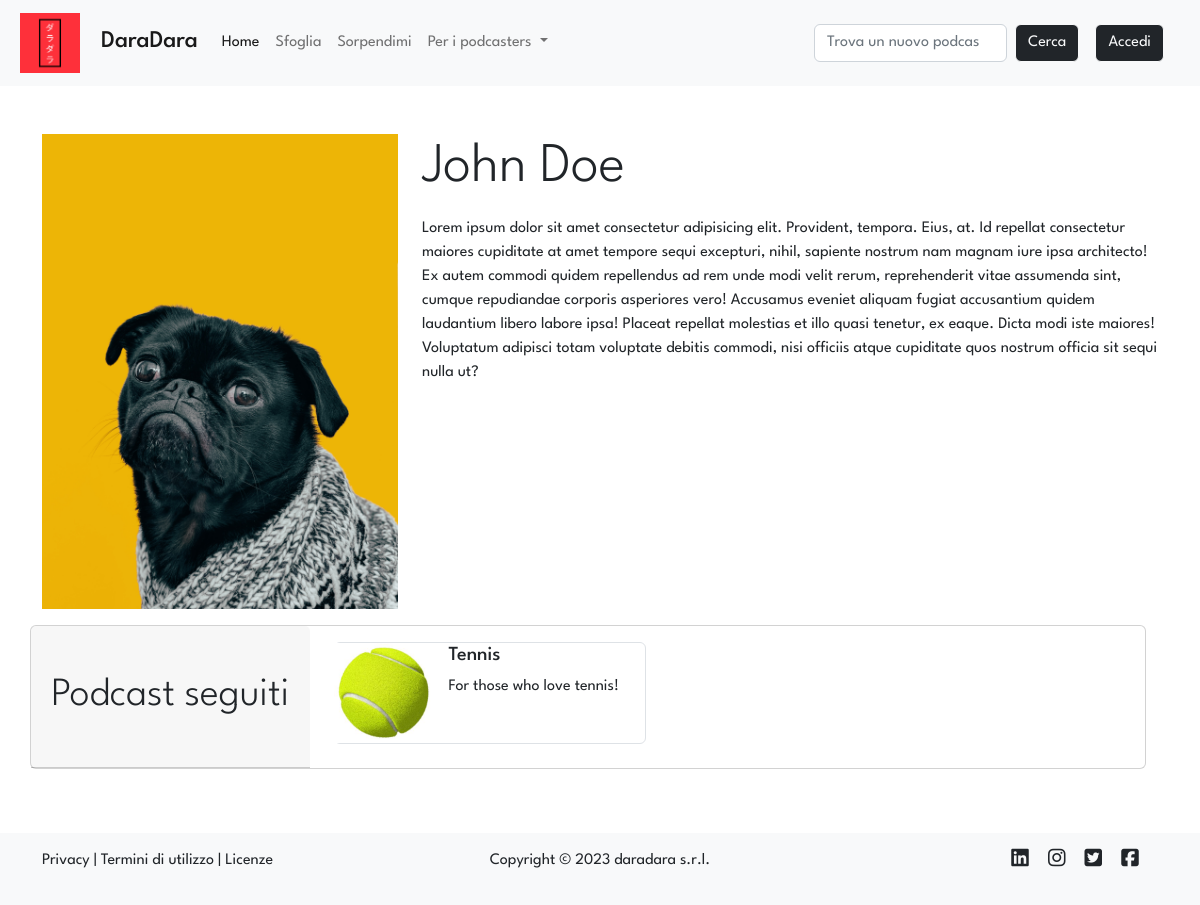
The app's page /profile/1 with its own data.
### tables this page shows
CREATE TABLE "users" (
	"id"	INTEGER NOT NULL UNIQUE,
	"email"	TEXT NOT NULL UNIQUE,
	"password"	TEXT NOT NULL,
	"name"	TEXT NOT NULL,
	"surname"	TEXT NOT NULL,
	"propic"	TEXT NOT NULL,
	PRIMARY KEY("id" AUTOINCREMENT)
);

CREATE TABLE "follows" (
	"id_user"	INTEGER NOT NULL,
	"id_podcast"	INTEGER NOT NULL,
	FOREIGN KEY("id_user") REFERENCES "users"("id"),
	PRIMARY KEY("id_user","id_podcast")
);

CREATE TABLE "podcasts" (
	"id"	INTEGER NOT NULL UNIQUE,
	"title"	TEXT NOT NULL UNIQUE,
	"desc"	TEXT NOT NULL,
	"img"	TEXT NOT NULL,
	"id_user"	INTEGER NOT NULL,
	FOREIGN KEY("id_user") REFERENCES "users"("id"),
	PRIMARY KEY("id" AUTOINCREMENT)
);

### app.py (the view)
@app.route('/profile/<int:id>')
def profile(id):
    user = dao.get_user(id)
    podcasts = dao.get_podcasts_by_user(id_user=id)
    follows = dao.get_follows_join_podcasts(id_user=id)
    creators = dao.get_creators()
    is_creator = False
    if user and creators:
        for creator in creators:
            if creator['id'] == user['id']:
                is_creator = True
    else:
        flash(message='L\'utente cercato non esiste', category='warning')
        return redirect(url_for('index'))
    return render_template('profile.html', user=user, podcasts=podcasts, follows=follows, is_creator = is_creator)

### data/dao.py (called while the page is built)
def get_follows_join_podcasts(id_user):
    conn, cursor = connect()
    follows = False
    try:
        sql = 'SELECT * FROM follows, podcasts WHERE follows.id_podcast = podcasts.id AND follows.id_user = ?'
        cursor.execute(sql, (id_user,))
        follows = cursor.fetchall()
    except Exception as e:
        print(e)
    close(conn, cursor)
    return follows

def get_creators():
    conn, cursor = connect()
    user = False
    try:
        sql = 'SELECT users.* FROM users, podcasts WHERE users.id = podcasts.id_user'
        cursor.execute(sql)
        user = cursor.fetchall()
    except Exception as e:
        print(e)
    close(conn, cursor)
    return user

def get_user(id):
    conn, cursor = connect()
    user = False
    try:
        sql = 'SELECT * FROM users WHERE id = ?'
        cursor.execute(sql, (id,))
        user = cursor.fetchone()
    except Exception as e:
        print(e)
    close(conn, cursor)
    return user

def get_podcasts_by_user(id_user):
    conn, cursor = connect()
    podcast = False
    try:
        sql = 'SELECT * FROM podcasts WHERE id_user = ?'
        cursor.execute(sql, (id_user,))
        podcast = cursor.fetchall()
    except Exception as e:
        print(e)
    close(conn, cursor)
    return podcast

def connect():
    conn = sqlite3.connect(PATH)
    conn.row_factory = sqlite3.Row
    cursor = conn.cursor()
    return conn, cursor

def close(conn, cursor):
    cursor.close()
    conn.close()

### templates/profile.html (shortened to what this page needs)
{% extends 'layout.html' %}
{% block stylesheets %} <link rel="stylesheet" href="{{url_for('static', filename='stylesheets/profile.css')}}"> {% endblock %}
{% block content %}
<div class="row">
    <div class="col-12 col-lg-4 d-flex justify-content-center align-items-center">
        <img src="{{url_for('static', filename='uploads/images/propics/{0}{1}'.format(user.id, user.propic))}}" alt="Immagine profilo" class="img-fluid">
    </div>
    <div class="col">
        <div class="row display-4 mt-3 mt-lg-0 mb-3 mx-lg-0 mx-2">{{user.name}} {{user.surname}}</div>
        <div class="row mx-lg-0 mx-2">Lorem ipsum dolor sit amet consectetur adipisicing elit. Provident, tempora. Eius, at. Id repellat consectetur maiores cupiditate at amet tempore sequi excepturi, nihil, sapiente nostrum nam magnam iure ipsa architecto!
        Ex autem commodi quidem repellendus ad rem unde modi velit rerum, reprehenderit vitae assumenda sint, cumque repudiandae corporis asperiores vero! Accusamus eveniet aliquam fugiat accusantium quidem laudantium libero labore ipsa!
        Placeat repellat molestias et illo quasi tenetur, ex eaque. Dicta modi iste maiores! Voluptatum adipisci totam voluptate debitis commodi, nisi officiis atque cupiditate quos nostrum officia sit sequi nulla ut?</div>
    </div>
</div>
<div class="row">
    <div class="row mt-3">
        <div class="card mb-3 mx-lg-0 mx-2 p-0">
            <div class="row g-0">
                <div class="col-12 col-lg-3 card-header d-flex justify-content-center align-items-center display-6">
                    Podcast seguiti
                </div>
                <div class="col">
                    <div class="card-body row g-2">
                        {% if follows %}
                        <div class="card-scroll">
                            {% for follow in follows %}
                            <a href="{{ url_for('podcast', id=follow.id_podcast) }}"class="d-inline-block mx-2 border rounded-2 px-2">
                                <div class="row">
                                <div class="col-4 d-flex align-items-center justify-content-center">
                                    <img src="{{url_for('static', filename='uploads/images/covers/{0}{1}'.format(follow.id, follow.img))}}" class="img-fluid" alt="Card image" style="max-width: 100px;">
                                </div>
                                <div class="col-8">
                                    <h5 class="">{{follow.title}}</h5>
                                    <p class="text-wrap">{{follow.desc}}</p>
                                </div>
                                </div>
                            </a>
                            {% endfor %}
                        </div>
                        {% else %}
                            <h5 class="card-title mb-0">Nulla da vedere! 👀</h5>
                            <p class="card-text"><small class="text-muted">Salva i tuoi episodi preferiti per vederli qui la prossima volta!</small></p>
                        {% endif %}
                    </div>
                </div>
            </div>
        </div>
    </div>
</div>
{% endblock %}

### static/stylesheets/layout.css (style rules this page uses)
* { font-family: 'League Spartan', sans-serif; }
a { color: inherit; text-decoration: none; }

### static/stylesheets/profile.css (style rules this page uses)
.card-scroll { overflow-x: scroll; white-space: nowrap; }

### records on screen
users: id+propic (picture), name "John", surname "Doe"
follows: img (picture), title "Tennis", desc "For those who love tennis!"
